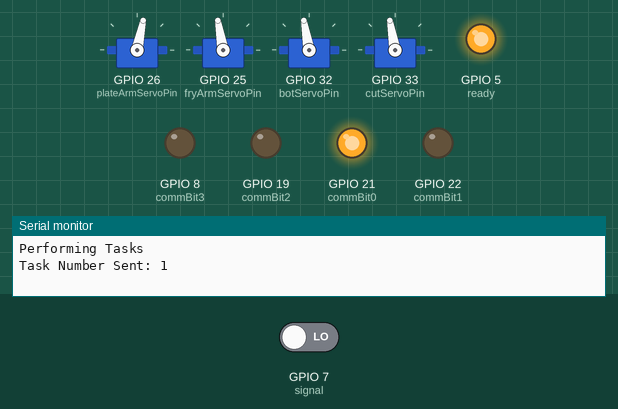
Simulated run of this program. Board: ESP32. Parts: 4 × servo, output pins drawn as LEDs (lit = HIGH), the last lines printed to the serial monitor. Inputs (shaded band) come from the test bench; at power-on: GPIO 7 (signal) LOW.

Above: at 1.3 s.
1.4 s: GPIO 7 (signal) driven HIGH
At 1.57 s:
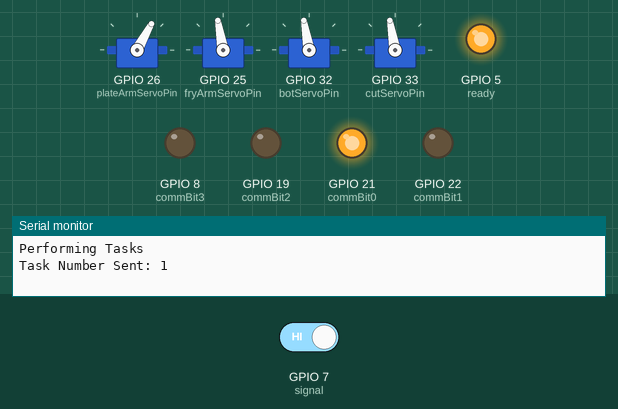
At 4.7 s:
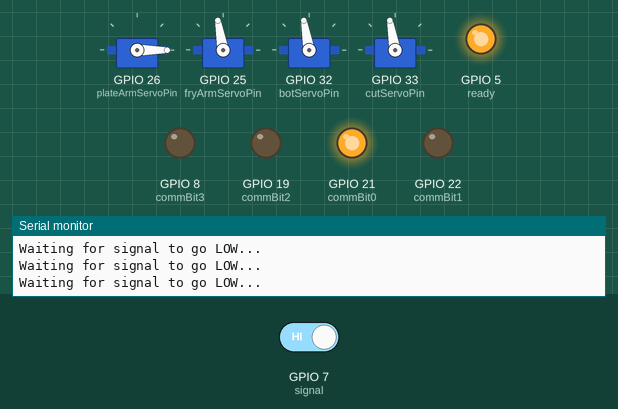
10.5 s: GPIO 7 (signal) driven LOW
At 19.6 s:
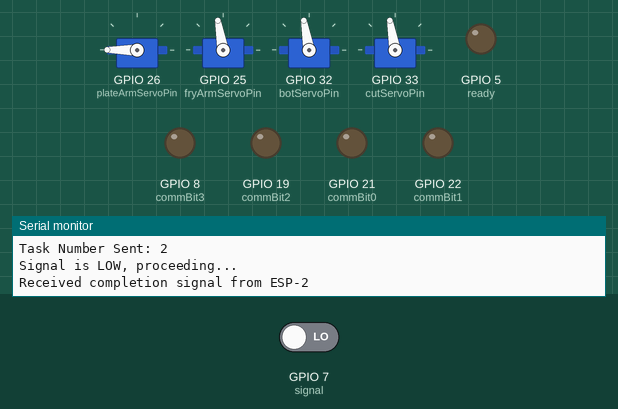
Timing chart, 0 to 21.1 s (numbered marks = the images above; inputs shaded):
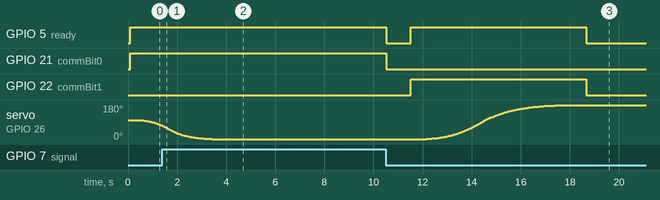

Measured:
- after the input at 1.4 s, GPIO 5 (ready), GPIO 21 (commBit0): stays HIGH (without the input it goes to LOW after 2.7 s); GPIO 22 (commBit1): stays LOW (without the input it goes to HIGH after 3.7 s); servo on GPIO 26 (plateArmServoPin): goes on until 3.4 s, then stays 0°
- after the input at 10.5 s, GPIO 5 (ready): HIGH → LOW at once, → HIGH 1.0 s later, → LOW 7.2 s later; GPIO 21 (commBit0): HIGH → LOW at once; GPIO 22 (commBit1): LOW → HIGH after 1.0 s, → LOW 7.2 s later; servo on GPIO 26 (plateArmServoPin): moves from 0° to 180° over 6.5 s, starting after 1.6 s

The program:

main.cpp
```cpp
#include <Arduino.h>
#include "AccelStepper.h"
#include <ESP32Servo.h>

#define commBit0 21
#define commBit1 22
#define commBit2 19
#define commBit3 8
#define signal 7
#define ready 5


// Define stepper motor connections and interface type
#define dirPin 4
#define stepPin 2
#define motorInterfaceType 1

#define plateArmServoPin 26
#define fryArmServoPin 25
#define cutServoPin 33
#define botServoPin 32

// Create an instance of the AccelStepper class
AccelStepper stepper = AccelStepper(motorInterfaceType, stepPin, dirPin);
Servo plateArmServo;
Servo fryArmServo;
Servo cutServo;
Servo botServo;

// Define initial speed and delay parameters for smooth servo control
int minDelay = 30;      // Minimum delay in milliseconds
int maxDelay = 50;     // Maximum delay in milliseconds
int currentPlateServoPos = 100; // Start from the middle position
int currentFryServoPos = 100;
int currentCutServoPos = 100;
int currentBotServoPos = 100;

// Revised cubic easing function with slower easing-in
float easeInOutCubicSlow(float t) {
  t *= 2;
  if (t < 1) {
    return 0.5 * (t * t * t);
  }
  t -= 2;
  return 0.5 * (t * t * t + 2);
}

// Smooth servo control function with modified easing
/*
 *@brief controls a servo motor with cubic easing
 *
 * @param endPos the absolute end pos (0 <= pos <= 180) to move to
 * @param servoNo the servo to move
 */
void smoothServoControl(int endPos, int servoNo) {

  int startPos;
  switch (servoNo)
  {
  case 1:
    startPos = currentPlateServoPos;
    break;

  case 2:
    startPos = currentFryServoPos;
    break;

  case 3:
    startPos = currentCutServoPos;
    break;

  case 4:
    startPos = currentBotServoPos;
    break;

  default:
    break;
  }

  int range = abs(endPos - startPos);
  int increment = (startPos < endPos) ? 1 : -1;

  for (int i = 0; i <= range; i++) {
    float progress = (float)i / range;
    float easedProgress = easeInOutCubicSlow(progress);
    int pos = startPos + increment * (easedProgress * range);
    switch (servoNo)
    {
    case 1:
      plateArmServo.write(pos);
      break;

    case 2:
      fryArmServo.write(pos);
      break;

    case 3:
      cutServo.write(pos);
      break;

    case 4:
      botServo.write(pos);
      break;

    default:
      break;
    }

    // Calculate delay based on eased progress
    int currentDelay = minDelay + (int)(easedProgress * (maxDelay - minDelay));
    delay(currentDelay);
  }

   switch (servoNo)
    {
    case 1:
      currentPlateServoPos = endPos;
      break;

    case 2:
      currentFryServoPos = endPos;
      break;

    case 3:
      currentCutServoPos = endPos;
      break;

    case 4:
      currentBotServoPos = endPos;
      break;

    default:
      break;
    }
}


void setCommPinOutput(int taskNumber);
int readCommPinInput();
void waitForSignal(int pin);
void performTask(int taskNo);

void setup() {
   Serial.begin(115200);
  pinMode(signal, INPUT);  // ESP-1 will read this pin
  pinMode(ready, OUTPUT);  // ESP-1 will control this pin
  setCommPinOutput(0);
  // Attach the servo to the specified pin with pulse widths for MG996R
  plateArmServo.attach(plateArmServoPin, 500, 2500); // Min pulse width, Max pulse width
  fryArmServo.attach(fryArmServoPin, 500, 2500);
  botServo.attach(botServoPin, 500, 2500);
  cutServo.attach(cutServoPin, 500, 2500);


  // Initialize servo to a known position
  plateArmServo.write(100);
  fryArmServo.write(100);
  botServo.write(100);
  cutServo.write(100);
  delay(100); // Wait to ensure the servo reaches the position
}

void loop(){
  /*
  if (Serial.available() > 0) {
    // Read the incoming integer value
    int inputValue = Serial.parseInt();
    Serial.print("You entered: ");
    Serial.println(inputValue);

    performTask(inputValue);
  }
  */
 performTask(1);
 delay(1000);
 performTask(2);
 vTaskDelete(NULL);
}

/* Function to perform a single task */

/*
 *@brief perform a predetermined task while communicating over a wire connection
 *
 * @param taskNo the task number to call
 */
void performTask(int taskNo) {
  Serial.println("Performing Tasks");
  int angle;
  int servoNo;
  switch (taskNo)
  {
  case 1:
    angle = 0;
    servoNo = 1;
    break;

  case 2:
    angle = 180;
    servoNo = 1;
    break;

  default:
    break;
  }

  setCommPinOutput(taskNo);
  Serial.print("Task Number Sent: ");
  Serial.println(taskNo);

  digitalWrite(ready, HIGH);  // Signal ESP-2 that data is ready
  smoothServoControl(angle, servoNo);
  waitForSignal(signal);  // Wait for ESP-2 to complete the task
  digitalWrite(ready, LOW);  // Reset the ready signal

  // After receiving the signal from ESP-2, reset the output
  setCommPinOutput(0);
  Serial.println("Received completion signal from ESP-2");
}

/* Helper function to wait for signal pin to go LOW */
void waitForSignal(int pin) {
  while (digitalRead(pin) == HIGH) {
    Serial.println("Waiting for signal to go LOW...");
    delay(10);
  }
  Serial.println("Signal is LOW, proceeding...");
}

/* @brief Converts integer into binary
 *
 * This method converts an integer value into a binary value to be sent down communication pins
 *
 * @param integerValue the integer value to be converted
*/
void setCommPinOutput(int integerValue) {
  pinMode(commBit0, OUTPUT);
  pinMode(commBit1, OUTPUT);
  pinMode(commBit2, OUTPUT);
  pinMode(commBit3, OUTPUT);

  digitalWrite(commBit0, bitRead(integerValue, 0));
  digitalWrite(commBit1, bitRead(integerValue, 1));
  digitalWrite(commBit2, bitRead(integerValue, 2));
  digitalWrite(commBit3, bitRead(integerValue, 3));
}

/*
 * @brief Reads pin values and converts to integer
 *
 * The method reads the communication pins and converts the binary signal into an integer value
 *
*/
int readCommPinInput() {
  pinMode(commBit0, INPUT);
  pinMode(commBit1, INPUT);
  pinMode(commBit2, INPUT);
  pinMode(commBit3, INPUT);

  int value = 0;
  value |= digitalRead(commBit0) << 0;
  value |= digitalRead(commBit1) << 1;
  value |= digitalRead(commBit2) << 2;
  value |= digitalRead(commBit3) << 3;

  return value;
}
```
